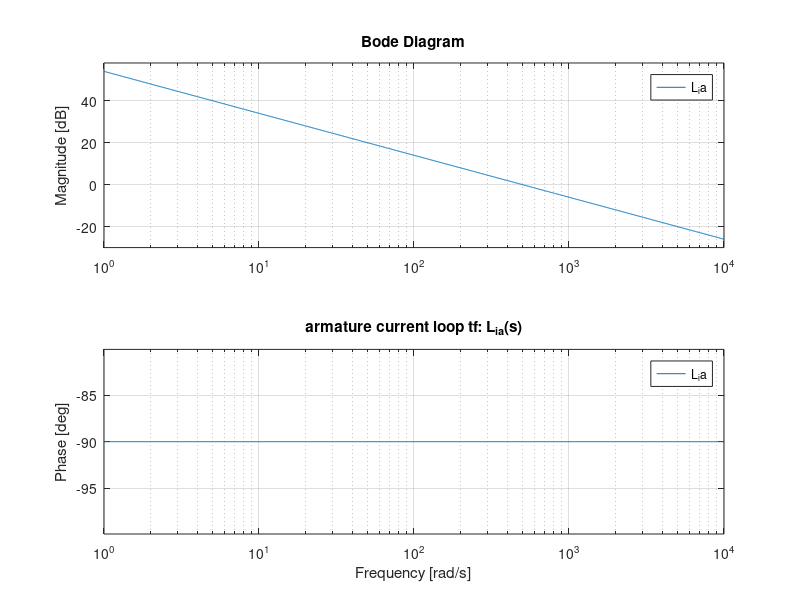

The MATLAB script that drew this image: (Note: this script raises an error after producing the figure.)
%DC MOTOR for Traction, "Carelli 1928"
clc
clear 
close all

%*DATA*
Vn=600;      % Line voltage, equals to Van
eta=0.9;     % Efficiency
wn=314;      % Rated speed [rad/s]
vn=60;       % Rated speed [km/h]
tau_a=10e-3; % Armature time constant
tau_e=1;     % Excitation time constant
Ven=120;     % Excitation rated voltage
Ien=1;       % Excitation rated current
mp=80;       % Mass of std passenger
Np=200;      % Number of passengers
Mt=10000;    % Tramway mass
Dta=25;      % time of acceleration

%*MOTOR PARAMETERS DESIGN*
M=Mt+mp*Np;            % Total mass
v_max=vn*1000/3600;    % Rated speed [m/s]
a=v_max/Dta;           % acceleration
Ftrac=M*a;             % Traction force
Ptrac=Ftrac*v_max;     % Traction power
Ptot=Ptrac + Ptrac/3;  % Total power (friction power 1/3*traction)
Pel=Ptot/eta;          % Electrical power
Tn=Ptot/wn;            % Rated torque
In=Pel/Vn;             % Rated (armature) current
K=Tn/(In*Ien);         % DC machine coefficient for Torque and Emf
Ra=(Pel-Ptot)/In^2;    % Armature resistance
La=Ra*tau_a;           % Armature inductance, from time constant
En=eta*Vn;             % Rated emf, from Vn=Ra*In+En and Pel=Vn*In
Re=Ven/Ien;             % Excitation resistance
Le=Re*tau_e;           % Excitation inductance, again from time constant
J=M*v_max^2/wn^2;      % Equivalent inertia of the motor
beta=Ptrac/3/wn^2;     % Damping factor, from Tfric=Pfric/wn=beta*wn

%*CONTROL TUNING*
%TF (if we need some testing on bode diagram)
s=tf('s');
Ga = 1/(Ra + s*La);  % Armature winding tf (ia responce)
F  = 1/(beta + s*J); % mechanical load (speed responce)
Ge = 1/(Re + s*Le);  % excitation winding tf (ie response)
tauF = J/beta;       % time constant of mechanical load
%TUNING:

% Aramture current controller:
% notice,all PI tuned by cancellation, imposing the cut off frequency 
% according to our design choice and obtaining approximatively 90
% deg of phase margin!
new_tau = tau_a/5;   % make 5 times faster than electric dynamic
wc_i = 1/new_tau;     % current loop cut off frequency 
kp_a = wc_i*La;
ki_a = wc_i*Ra;
Reg_ia = kp_a + ki_a/s;

% Speed controller:
wc_o = wc_i/100;  % nested loop thumb rule, inner loop at least 10 times faster
kp_speed = wc_o*J;
ki_speed = wc_o*beta;
Reg_speed = kp_speed + ki_speed/s;

% Excitation current controller:
wc_e = wc_i/10; % make it 10 times slower than armature winding
kp_e = wc_e*Le;
ki_e= wc_e*Re;
Reg_ie = kp_e + ki_e/s;

%*CONVERSION CONSTANT*
C1=v_max/wn; %from [rad/s] to [m/s]
C2=wn/vn;  % from [km/h] to [rad/s]

%Checking Results on bode diagram
% armature current loop
figure(1)
L_ia = Ga*Reg_ia;
bode(L_ia)
title("armature current loop tf: L_{ia}(s)")
grid on
% speed loop, comparing with the "real" one
figure(2)
subplot 121
L_speed_approx = F*Reg_speed;
bode(L_speed_approx)
title("speed loop tf: L_{speed}(s)")
grid on
subplot 122
L_speed_real = F*Reg_speed*(L_ia/(1+L_ia));
bode(L_speed_real)
title("real speed loop tf: L_{speed,real}(s)")
grid on
% excitation current loop 
figure(3)
L_ie = Ge*Reg_ie;
bode(L_ie)
title("excitation current loop tf: L_{ie}(s)")
grid on




